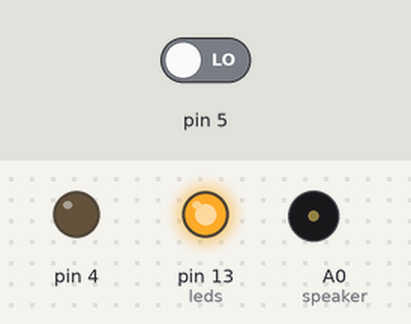
The sketch below on a simulated Arduino Uno, built with avr-gcc and run on an emulated ATmega328P. Parts: output pins drawn as LEDs (lit = HIGH), buzzer (waves = sounding). The test bench sets the inputs (shaded band); at power-on: pin 5 LOW. Pins used as bus, display or sensor lines are not drawn.

Above: at 0.05 s.
Timing chart, 0 to 3.0 s (numbered marks = the images above):
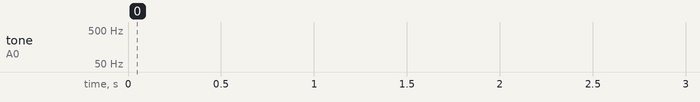

The sketch:

gun.ino
```cpp
#include <LaserGun.h>

IRrecv recv = IRrecv(2);
IRsend send = IRsend();

laser_gun_t gun = laser_gun_t
{
    5,      // Trigger
    3,      // Fire
    4,      // Laser
    10,     // Vest com

    9,                 // Player Number
    TEAM_A,             // Team
    buttonDebounce_t{}, // Debounce struct

    recv,               // IR receiver
    send,               // IR sender
    decode_results{}    // IR results
};


int trigger_moment = -1;
int ir_sensor_time = 70;
int leds = 13;
int score = 0;
int speaker = A0;

void setup()
{
    Serial.begin(9600);
    pinMode(leds, OUTPUT);
    pinMode(gun.trigger, INPUT);
    pinMode(gun.vest_com, INPUT);
    pinMode(gun.laser, OUTPUT);

    gun.recv.enableIRIn();

    digitalWrite(leds, HIGH);
}

void loop()
{
    if (trigger(gun))
    {
        play_sound();
        trigger_moment = millis();
    }
    // while ((trigger_moment != -1) && ((millis() - trigger_moment) < ir_sensor_time))
    // {
    //     process_ir_input();
    // }

    trigger_moment = -1;
}

void process_ir_input()
{
    if (gun.recv.decode(&gun.results))
    {
        unsigned int recv_val = gun.results.value;
        Serial.println(recv_val);
        uint8_t t = (recv_val >> 24);
        uint8_t plnum = (recv_val & 0x00FF0000) >> 16;
        uint8_t num = (recv_val & 0x0000FF00) >> 8;
        uint8_t chk = (recv_val & 0x000000FF);

        if (checksum(recv_val) == chk)
        {
            if (t == COMMAND)
            {
                if (num == gun.player_num)
                {
                    score++;
                    Serial.println(score);
                }
            }
        }
    }
    gun.recv.resume();
}

void play_sound()
{
        for (int i = 5000; i > 800; i--)
        {
            analogWrite(speaker, (i*50));
        }
}
```

Measured:
- by itself, tone on A0 (speaker): silent → 69 Hz at 65.6 s, → 76 Hz 0.32 s later, → 69 Hz 0.20 s later, → 76 Hz 0.40 s later, … (225 changes in this stretch)
